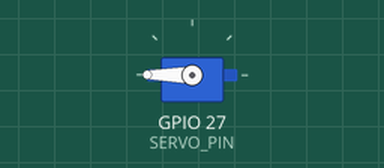
This sketch was run on a simulated ESP32. On the bench: servo.

Above: at 0.05 s.
Timing chart, 0 to 4.6 s (numbered marks = the images above):
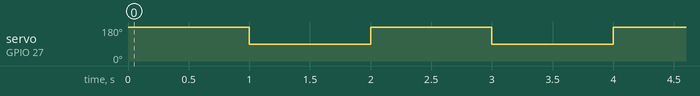

The sketch:

servo_test.ino
```cpp
#include <Arduino.h>
#include <ESP32Servo.h>

#define SERVO_PIN 27

Servo testServo;

void setup() {
  testServo.attach(SERVO_PIN, 500, 2400);
  testServo.write(90); // stop/center
}

void loop() {
  testServo.write(180); // max one direction / 180 position
  delay(1000);

  testServo.write(90);  // stop/center
  delay(1000);
}
```

Measured:
- by itself, servo on GPIO 27 (SERVO_PIN): alternates 180° for 1.0 s and 90° for 1.0 s
